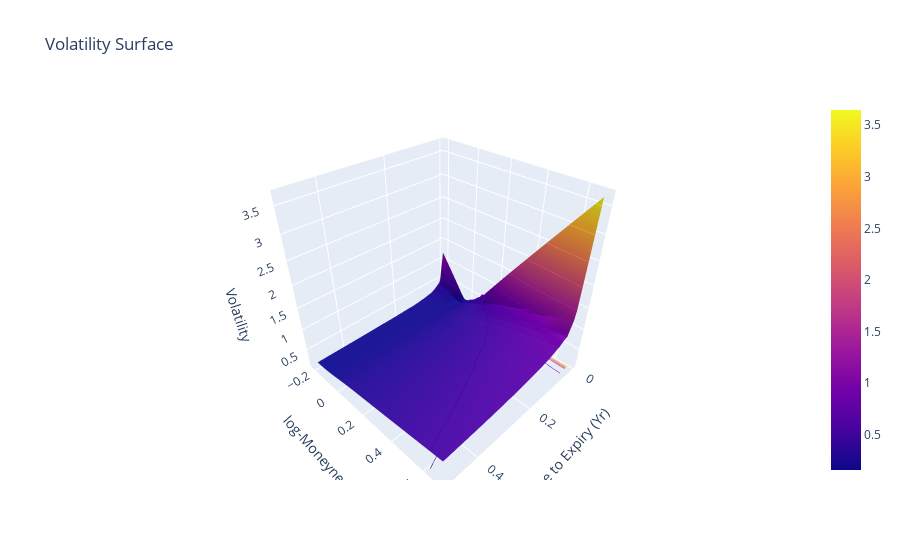

Notebook cell for this chart:
### Code cell
fig = plot_volatility_surface(
	time=time,
	volatility_surface=spx_vs,
	quantity_method="empirical_pricing_implied_volatility",
	pricing_model=PricingModel("Black-76"),
	# plot_parameters={"moneyness": False, "time_to_expiry": False, "log_moneyness": False, "mid_price": True},
)
fig.show()

### Figure 1 — Plotly figure (JSON) as saved in the notebook; plotly's stock layout.template omitted (floating-point values rounded to 4 significant figures; data arrays with more than 128 entries replaced by an {"elided": "..."} marker saying what was removed)
{"data": [{"contours": {"z": {"highlightcolor": "limegreen", "project": {"z": true}, "show": true, "usecolormap": true}}, "type": "surface", "x": [0.00274, 0.01644, 0.02192, 0.0411, 0.05479, 0.06027, 0.07397, 0.07671, 0.07945, 0.09863, 0.1151, 0.137, 0.1562, 0.2137, 0.2438, 0.2904, 0.326, 0.3671, 0.4055, 0.4959], "y": [0.6848, 0.5978, 0.5178, 0.4437, 0.3747, 0.3101, 0.2495, 0.2205, 0.1923, 0.1649, 0.1383, 0.1252, 0.1123, 0.09956, 0.09325, 0.08698, 0.08075, 0.07703, 0.07456, 0.07209, 0.06963, 0.0684, 0.06718, 0.06473, 0.06229, 0.05985, 0.05742, 0.05621, 0.05499, 0.05258, 0.05016, 0.04776, 0.04536, 0.04416, 0.04296, 0.04057, 0.03819, 0.03581, 0.03344, 0.03225, 0.03107, 0.02871, 0.02635, 0.024, 0.02166, 0.02049, 0.01932, 0.01699, 0.01466, 0.01233, 0.01002, 0.00886, 0.007705, 0.005398, 0.003096, 0.0008001, -0.001491, -0.002634, -0.003777, -0.006057, -0.008332, -0.0106, -0.01287, -0.014, -0.01513, -0.01738, -0.01963, -0.02188, -0.02412, -0.02523, -0.02635, -0.02858, -0.03081, -0.03302, -0.03635, -0.04186, -0.05278, -0.0636, -0.07429, -0.09534, -0.1362, -0.1754, -0.2131], "z": {"elided": "83x20 float values"}}], "layout": {"scene": {"aspectmode": "cube", "xaxis": {"title": {"text": "Time to Expiry (Yr)"}}, "yaxis": {"title": {"text": "log-Moneyness"}}, "zaxis": {"title": {"text": "Volatility"}}}, "title": {"text": "Volatility Surface"}}}
